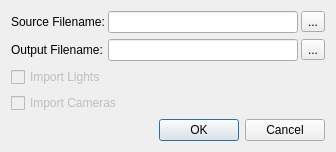
<?xml version="1.0" encoding="UTF-8"?>
<ui version="4.0">
 <class>SceneImportDlg</class>
 <widget class="QDialog" name="dialogImportScene">
  <property name="geometry">
   <rect>
    <x>0</x>
    <y>0</y>
    <width>336</width>
    <height>141</height>
   </rect>
  </property>
  <property name="sizePolicy">
   <sizepolicy hsizetype="Minimum" vsizetype="Fixed">
    <horstretch>0</horstretch>
    <verstretch>0</verstretch>
   </sizepolicy>
  </property>
  <property name="minimumSize">
   <size>
    <width>0</width>
    <height>0</height>
   </size>
  </property>
  <property name="maximumSize">
   <size>
    <width>549</width>
    <height>361</height>
   </size>
  </property>
  <property name="windowTitle">
   <string>Import Scene</string>
  </property>
  <layout class="QVBoxLayout" name="verticalLayout">
   <item>
    <layout class="QGridLayout" name="gridLayout">
     <property name="horizontalSpacing">
      <number>3</number>
     </property>
     <item row="0" column="0">
      <widget class="QLabel" name="label">
       <property name="text">
        <string>Source Filename:</string>
       </property>
      </widget>
     </item>
     <item row="0" column="1">
      <widget class="QLineEdit" name="lineEditSourceFilename"/>
     </item>
     <item row="1" column="0">
      <widget class="QLabel" name="label_2">
       <property name="text">
        <string>Output Filename:</string>
       </property>
      </widget>
     </item>
     <item row="1" column="1">
      <widget class="QLineEdit" name="lineEditOutputFilename"/>
     </item>
     <item row="1" column="2">
      <widget class="QToolButton" name="browseButtonOutputFilename">
       <property name="text">
        <string>...</string>
       </property>
      </widget>
     </item>
     <item row="0" column="2">
      <widget class="QToolButton" name="browseButtonSourceFilename">
       <property name="text">
        <string>...</string>
       </property>
      </widget>
     </item>
    </layout>
   </item>
   <item>
    <widget class="QCheckBox" name="checkBoxLightImport">
     <property name="enabled">
      <bool>false</bool>
     </property>
     <property name="text">
      <string>Import Lights</string>
     </property>
    </widget>
   </item>
   <item>
    <widget class="QCheckBox" name="checkBoxCameraImport">
     <property name="enabled">
      <bool>false</bool>
     </property>
     <property name="text">
      <string>Import Cameras</string>
     </property>
    </widget>
   </item>
   <item>
    <widget class="QDialogButtonBox" name="dialogButtonBox">
     <property name="standardButtons">
      <set>QDialogButtonBox::Cancel|QDialogButtonBox::Ok</set>
     </property>
    </widget>
   </item>
  </layout>
  <zorder>label_2</zorder>
  <zorder>checkBoxLightImport</zorder>
  <zorder>checkBoxCameraImport</zorder>
 </widget>
 <resources>
  <include location="../QtResources/resources.qrc"/>
 </resources>
 <connections/>
</ui>
